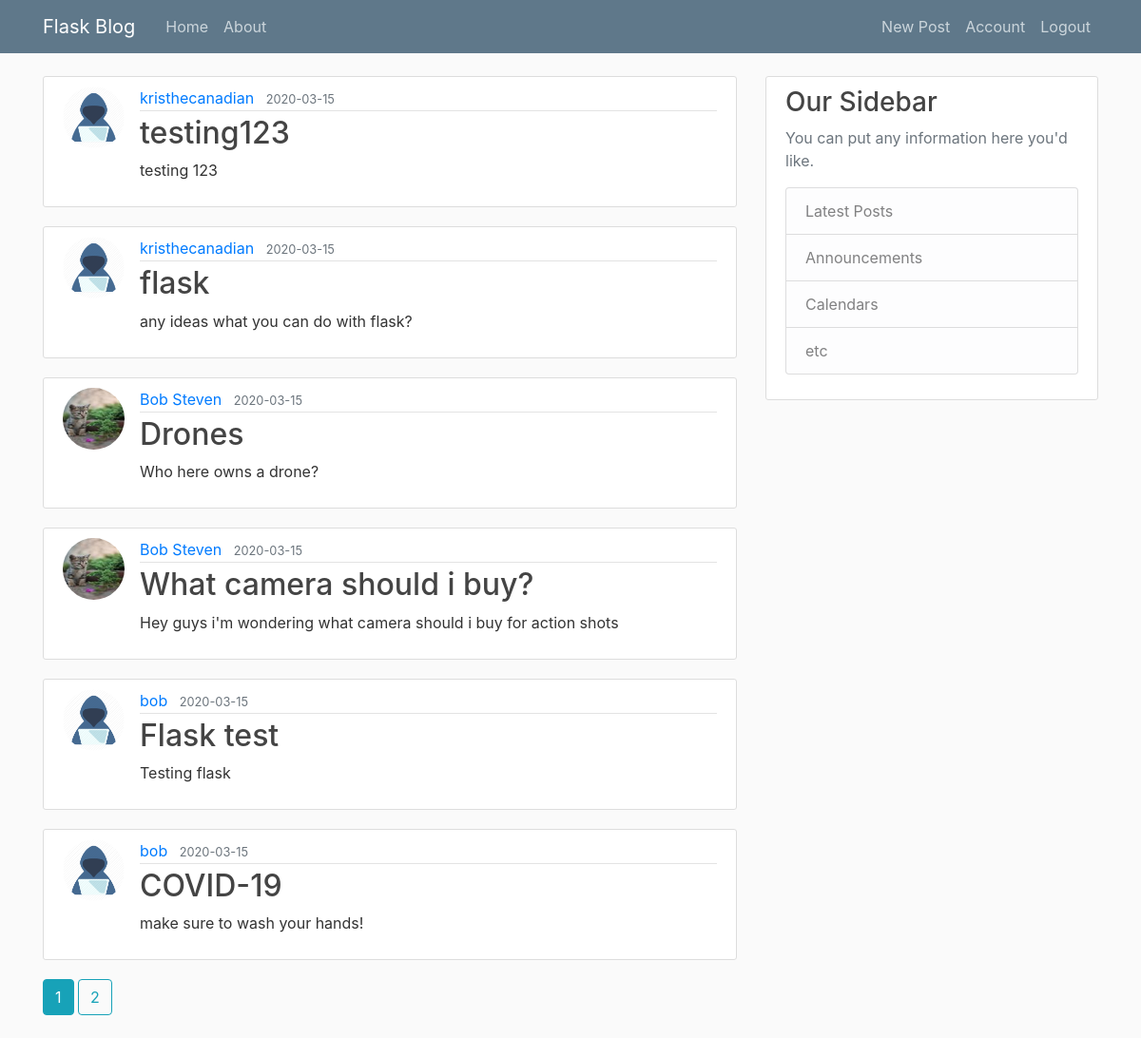
The app's page /home (signed in) with its own data.
### app/models.py (models this page shows, shortened)
class Post(db.Model):
    id = db.Column(db.Integer, primary_key=True)
    title = db.Column(db.String(100), nullable=False)
    date_posted = db.Column(db.DateTime, nullable=False, default=datetime.utcnow)
    content = db.Column(db.Text, nullable=False)
    user_id = db.Column(db.Integer, db.ForeignKey('user.id'), nullable=False)

class User(db.Model, UserMixin):
    id = db.Column(db.Integer, primary_key=True)
    username = db.Column(db.String(20), unique=True, nullable=False)
    email = db.Column(db.String(120), unique=True, nullable=False)
    image_file = db.Column(db.String(20), nullable=False, default='userimage.png')
    password = db.Column(db.String(60), nullable=False)
    posts = db.relationship('Post', backref='author', lazy=True)

### app/main/routes.py (the view)
@main.route('/')
@main.route('/home')
def home():
    page = request.args.get('page', 1, type=int)
    posts = Post.query.order_by(Post.date_posted.desc()).paginate(page=page, per_page=6)
    return render_template('home.html', posts=posts)

### app/models.py (called while the page is built)
@login_manager.user_loader
def load_user(user_id):
    return User.query.get(int(user_id))

### app/templates/home.html (shortened to what this page needs)
{% extends 'base.html' %}
{% block content %}
    {% for post in posts.items %}
        <article class="media content-section">
            <img class="rounded-circle article-img"
                 src="{{ url_for('static', filename='profile_pics/' + post.author.image_file) }}" alt="profile picture">
            <div class="media-body">
                <div class="article-metadata">
                    <a class="mr-2" href="{{ url_for('users.user_posts', username=post.author.username) }}">{{ post.author.username }}</a>
                    <small class="text-muted">{{ post.date_posted.strftime('%Y-%m-%d') }}</small>
                </div>
                <h2><a class="article-title" href="{{ url_for('posts.post', post_id=post.id) }}">{{ post.title }}</a></h2>
                <p class="article-content">{{ post.content }}</p>
            </div>
        </article>
    {% endfor %}
    {% for page_num in posts.iter_pages(left_edge=1, right_edge=1, left_current=1, right_current=2) %}
        {% if page_num %}
            {% if posts.page == page_num %}
                <a class="btn btn-info mb-4" href="{{ url_for('main.home', page=page_num) }}">{{ page_num }}</a>
            {% else %}
                <a class="btn btn-outline-info mb-4" href="{{ url_for('main.home', page=page_num) }}">{{ page_num }}</a>
            {% endif %}
        {% endif %}
    {% endfor %}
{% endblock %}

### app/static/main.css (style rules this page uses)
body { background: #fafafa; color: #333333; margin-top: 5rem; }
h1, h2, h3, h4, h5, h6 { color: #444444; }
.content-section { background: #ffffff; padding: 10px 20px; border: 1px solid #dddddd; border-radius: 3px; margin-bottom: 20px; }
.article-title { color: #444444; }
.article-content { white-space: pre-line; }
.article-img { height: 65px; width: 65px; margin-right: 16px; }
.article-metadata { padding-bottom: 1px; margin-bottom: 4px; border-bottom: 1px solid #e3e3e3 }

### records on screen
Post: image_file (picture), author.username "kristhecanadian", date_posted "2020-03-15", title "testing123", content "testing 123"
Post: image_file (picture), author.username "kristhecanadian", date_posted "2020-03-15", title "flask", content "any ideas what you can do with flask?"
Post: image_file (picture), author.username "Bob Steven", date_posted "2020-03-15", title "Drones", content "Who here owns a drone?"
Post: image_file (picture), author.username "Bob Steven", date_posted "2020-03-15", title "What camera should i buy?", content "Hey guys i'm wondering what camera should i buy for action shots"
Post: image_file (picture), author.username "bob", date_posted "2020-03-15", title "Flask test", content "Testing flask"
Post: image_file (picture), author.username "bob", date_posted "2020-03-15", title "COVID-19", content "make sure to wash your hands!"

### other values on screen
{{ page_num }} "1"
{{ page_num }} "2"
